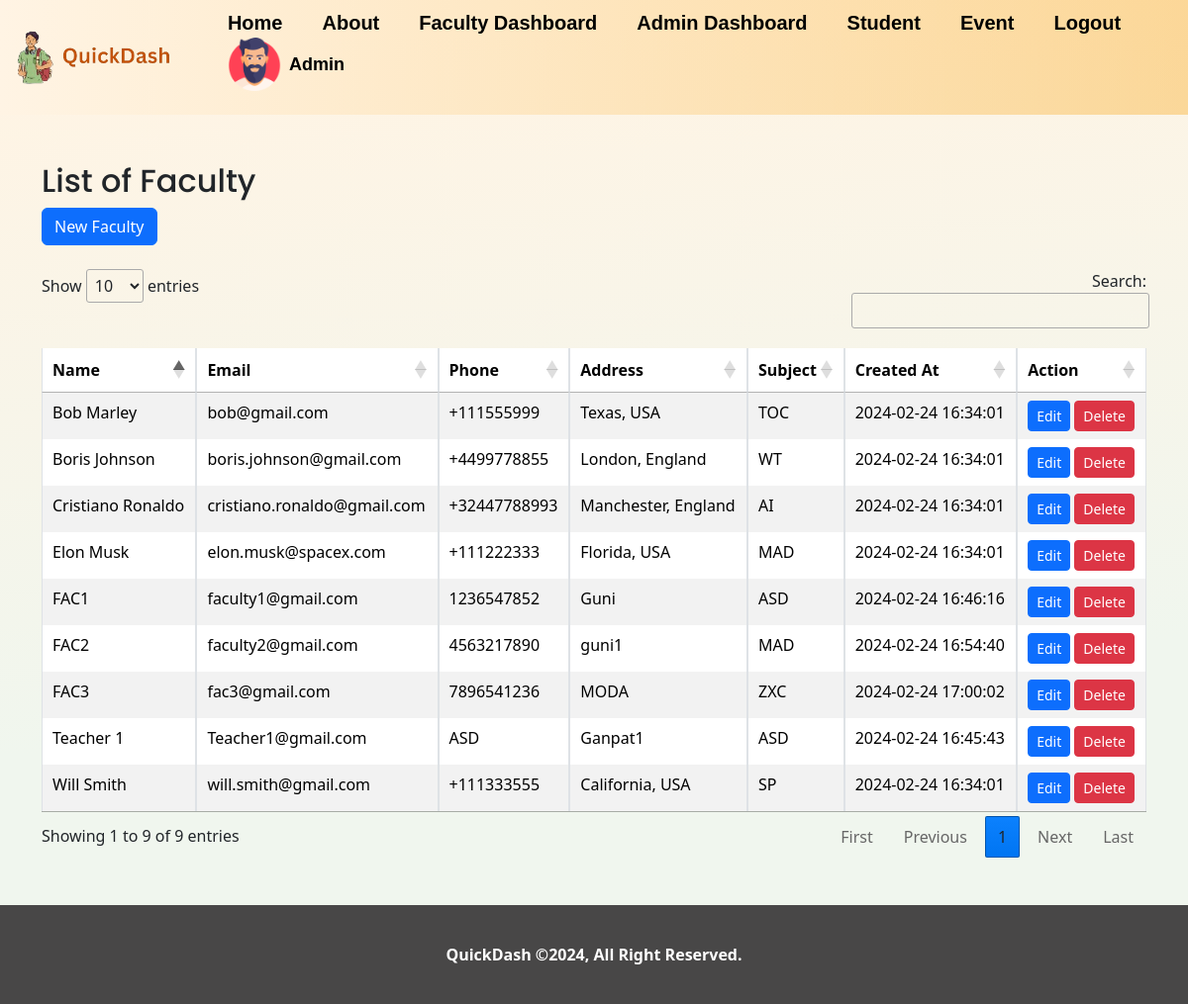
The page /faculty_dashboard.php (signed in) on the database its author committed.
### tables this page shows
CREATE TABLE `users` (
  `id` int(11) NOT NULL,
  `first_name` varchar(255) DEFAULT NULL,
  `last_name` varchar(255) DEFAULT NULL,
  `name` varchar(255) NOT NULL,
  `email` varchar(255) NOT NULL,
  `password` varchar(255) NOT NULL,
  `address` varchar(255) NOT NULL,
  `phone_number` varchar(15) DEFAULT NULL,
  `enrollment_number` varchar(20) NOT NULL,
  `accommodation` enum('hosteller','traveller') NOT NULL,
  `current_semester` varchar(50) NOT NULL,
  `marks_mad` int(11) NOT NULL,
  `marks_nodejs` int(11) NOT NULL,
  `marks_cn` int(11) NOT NULL,
  `marks_software_packages` int(11) NOT NULL,
  `marks_software_engi` int(11) NOT NULL,
  `join_date` date DEFAULT NULL,
  `class_batch` varchar(20) DEFAULT NULL,
  `current_degree` varchar(50) DEFAULT NULL,
  `lab_attendance_mad` int(11) DEFAULT NULL,
  `lab_attendance_nodejs` int(11) DEFAULT NULL,
  `lab_attendance_cn` int(11) DEFAULT NULL,
  `lab_attendance_software_packages` int(11) DEFAULT NULL,
  `lab_attendance_software_engi` int(11) DEFAULT NULL,
  `lec_attendance_mad` int(11) DEFAULT NULL,
  `lec_attendance_nodejs` int(11) DEFAULT NULL,
  `lec_attendance_cn` int(11) DEFAULT NULL,
  `lec_attendance_software_packages` int(11) DEFAULT NULL,
  `lec_attendance_software_engi` int(11) DEFAULT NULL,
  `is_admin` tinyint(1) DEFAULT 0
);

CREATE TABLE `teacher` (
  `id` int(11) NOT NULL,
  `name` varchar(100) NOT NULL,
  `email` varchar(200) NOT NULL,
  `phone` varchar(20) DEFAULT NULL,
  `address` varchar(200) DEFAULT NULL,
  `subject` varchar(200) DEFAULT NULL,
  `created_at` datetime NOT NULL DEFAULT current_timestamp()
);

### faculty_dashboard.php (the view, shortened to what this page needs)
<?php
include 'header.php';
?>
<!DOCTYPE html>
<html lang="en">
<head>
    <link rel="stylesheet" href="https://cdn.jsdelivr.net/npm/bootstrap@5.3.3/dist/css/bootstrap.min.css">
    <link rel="stylesheet" href="https://cdn.datatables.net/1.11.5/css/jquery.dataTables.min.css">
</head>
<body>
    <div class="container my-5">
        <h2>List of Faculty</h2>
        <a class="btn btn-primary" href="register_faculty.php" role="button">New Faculty</a><br><br>
        <table id="example" class="table table-striped table-bordered">
            <thead>
                <tr>
                    <th>Name</th>
                    <th>Email</th>
                    <th>Phone</th>
                    <th>Address</th>
                    <th>Subject</th>
                    <th>Created At</th>
                    <th>Action</th>
                </tr>
            </thead>
            <tbody>
                <?php
                $servername = "localhost";
                $username = "root";
                $password = "";
                $database = "quickguni";
                $connection = new mysqli($servername, $username, $password, $database);
                $sql = "SELECT * FROM teacher";
                $result = $connection->query($sql);
                while ($row = $result->fetch_assoc()) {
                    echo "
                    <tr>
                        <td>$row[name]</td>
                        <td>$row[email]</td>
                        <td>$row[phone]</td>
                        <td>$row[address]</td>
                        <td>$row[subject]</td>
                        <td>$row[created_at]</td>
                        <td>
                            <a class='btn btn-primary btn-sm' href='edit_faculty.php?id=$row[id]'>Edit</a>
                            <a class='btn btn-danger btn-sm' href='delete_faculty.php?id=$row[id]'>Delete</a>
                        </td>
                    </tr>
                    ";
                }
                ?>
            </tbody>
        </table>
    </div>
</body>
</html>
<?php include 'footer.php'; ?>

### header.php (shortened to what this page needs)
<?php
$protocol = isset($_SERVER['HTTPS']) && $_SERVER['HTTPS'] === 'on' ? 'https' : 'http';
$host = $_SERVER['HTTP_HOST'];
$script = $_SERVER['SCRIPT_NAME'];
$home_url = $protocol . '://' . $host . dirname($script) . '/';
include 'db_config.php';
function getUserData($userId, $conn)
{
    $stmt = $conn->prepare("SELECT first_name, is_admin FROM users WHERE id = ?");
    $stmt->bind_param("i", $userId);
    $stmt->execute();
    $stmt->bind_result($userName, $isAdmin);
    if ($stmt->fetch()) {
        return ['first_name' => $userName, 'is_admin' => $isAdmin];
    } else {
        return false;
    }
}
$userData = isset($_SESSION['user_id']) ? getUserData($_SESSION['user_id'], $conn) : false;
$userName = $userData ? $userData['first_name'] : false;
$isUserAdmin = $userData ? $userData['is_admin'] : false;
?>
<!DOCTYPE html>
<html>
<head>
    <link rel="stylesheet" type="text/css" href="https://cdn.datatables.net/1.10.9/css/jquery.dataTables.min.css">
    <link rel="stylesheet" href="assets/css/main.css">
    <link rel="stylesheet" href="assets/css/responsive.css">
</head>
<body>
    <header>
        <div class="container">
            <div class="header-inner">
                <div class="header-logo">
                    <a href="<?php echo $home_url; ?>"><img src="assets/images/logo.png"></a>
                </div>
                <div class="header-menu">
                    <nav>
                        <ul>
                            <li><a href="<?php echo $home_url; ?>">Home</a></li>
                            <li><a href="<?php echo $home_url; ?>/about.php">About</a></li>
                            <?php if (isset($_SESSION['user_id'])) { ?>
                                <?php if ($isUserAdmin) { ?>
                                    <li><a href="<?php echo $home_url; ?>/faculty_dashboard.php">Faculty Dashboard</a></li>
                                    <li><a href="<?php echo $home_url; ?>/admin_dashboard.php">Admin Dashboard</a></li>
                                    <li><a href="<?php echo $home_url; ?>/student_dash.php">Student</a></li>
                                    <li><a href="<?php echo $home_url; ?>/event_add.php">Event</a></li>
                                <?php } else { ?>
                                    <li><a href="<?php echo $home_url; ?>/dashboard.php">Dashboard</a></li>
                                    <li><a href="<?php echo $home_url; ?>/event_detail.php">Event</a></li>
                                <?php } ?>
                                <li><a href="<?php echo $home_url; ?>/logout.php">Logout</a></li>
                                <?php if ($userName) { ?>
                                    <li class="profile-name-head">
                                        <a
                                            href="<?php echo $isUserAdmin ? $home_url . '/admin_dashboard.php' : $home_url . '/dashboard.php'; ?>">
                                            <img src="assets/images/man.png">
                                            <span>
                                                <?php echo $userName; ?>
                                            </span>
                                        </a>
                                    </li>
                                <?php } ?>
                            <?php } else { ?>
                                <li><a href="<?php echo $home_url; ?>/login.php">Login</a></li>
                            <?php } ?>
                        </ul>
                    </nav>
                </div>
            </div>
        </div>
    </header>
</body>
</html>

### assets/css/main.css (style rules this page uses)
* { margin: 0; padding: 0; box-sizing: border-box; }
a, p { transition: 0.3s ease; }
h1, h2, h3, h4, h5, h6 { margin-top: 0px; margin-bottom: 12px; color: #000; font-weight: 600; line-height: 1.3em; font-family: "Poppins", sans-serif; }
body { font-family: "Open Sans", sans-serif; }
h2 { font-size: 35px; }
ul { margin-bottom: 0px; }
.container { max-width: 1224px; margin-left: auto; margin-right: auto; width: 100%; padding: 0 50px; }
.header-inner { display: flex; justify-content: space-between; align-items: center; padding: 8px 0; }
.header-logo img { max-width: 229px; max-height: 82px; padding: 10px 0; width: 100%; object-fit: contain; }
header { background-size: cover; background-repeat: no-repeat; background-position: center; min-height: 70px; background: #f89f0457; background: linear-gradient(to right, #fff4e4, #f89f0457); }
header .container { max-width: 100% !important; }
.header-menu nav ul { list-style: none; display: flex; align-items: center; flex-wrap: wrap; }
.header-menu nav ul li { padding: 0 20px; }
.header-menu nav ul li a { text-decoration: none; font-size: 20px; color: #000; font-weight: 700; font-family: sans-serif; transition: 0.3s ease-in; position: relative; }
li.profile-name-head img { width: 54px; object-fit: contain; margin-right: 8px; }
li.profile-name-head span { font-size: 18px; font-weight: 700; }
li.profile-name-head a { display: flex; align-items: center; justify-content: flex-end; }
body { background-image: linear-gradient( 174.2deg, rgba(255, 244, 228, 1) 7.1%, rgba(240, 246, 238, 1) 67.4% ); }
a { text-decoration: none; }
table.dataTable tbody tr { background-color: #feecd0; }

### rows shown on the page
users: first_name "Admin"
teacher: name "Elon Musk", email "elon.musk@spacex.com", phone "+111222333", address "Florida, USA", subject "MAD", created_at "2024-02-24 16:34:01"
teacher: name "Will Smith", email "will.smith@gmail.com", phone "+111333555", address "California, USA", subject "SP", created_at "2024-02-24 16:34:01"
teacher: name "Bob Marley", email "bob@gmail.com", phone "+111555999", address "Texas, USA", subject "TOC", created_at "2024-02-24 16:34:01"
teacher: name "Cristiano Ronaldo", email "cristiano.ronaldo@gmail.com", phone "+32447788993", address "Manchester, England", subject "AI", created_at "2024-02-24 16:34:01"
teacher: name "Boris Johnson", email "boris.johnson@gmail.com", phone "+4499778855", address "London, England", subject "WT", created_at "2024-02-24 16:34:01"
teacher: name "Teacher 1", email "Teacher1@gmail.com", phone "ASD", address "Ganpat1", subject "ASD", created_at "2024-02-24 16:45:43"
teacher: name "FAC1", email "faculty1@gmail.com", phone "1236547852", address "Guni", subject "ASD", created_at "2024-02-24 16:46:16"
teacher: name "FAC2", email "faculty2@gmail.com", phone "4563217890", address "guni1", subject "MAD", created_at "2024-02-24 16:54:40"
teacher: name "FAC3", email "fac3@gmail.com", phone "7896541236", address "MODA", subject "ZXC", created_at "2024-02-24 17:00:02"
